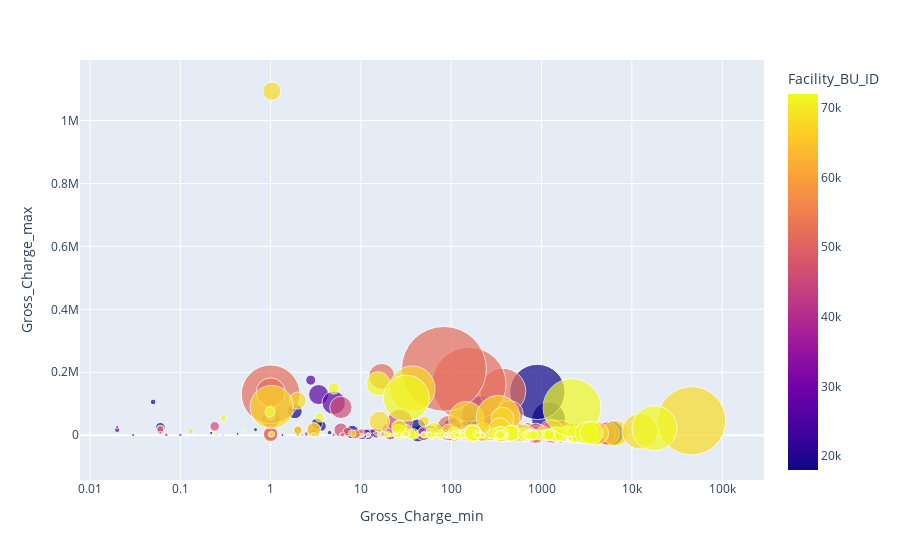

Notebook code cell kept with this figure:
### Code cell


### Figure 1 — Plotly figure (JSON) as saved in the notebook; plotly's stock layout.template omitted (floating-point values rounded to 4 significant figures; data arrays with more than 128 entries replaced by an {"elided": "..."} marker saying what was removed)
{"data": [{"hovertemplate": "<b>%{hovertext}</b><br><br>Gross_Charge_min=%{x}<br>Gross_Charge_max=%{y}<br>Gross_Charge_mean=%{marker.size}<br>Facility_BU_ID=%{marker.color}<extra></extra>", "hovertext": {"elided": "812 int values"}, "legendgroup": "", "marker": {"color": {"elided": "812 int values"}, "coloraxis": "coloraxis", "size": {"elided": "812 float values"}, "sizemode": "area", "sizeref": 19.6, "symbol": "circle"}, "mode": "markers", "name": "", "orientation": "v", "showlegend": false, "type": "scatter", "x": {"elided": "812 float values"}, "xaxis": "x", "y": {"elided": "812 float values"}, "yaxis": "y"}], "layout": {"coloraxis": {"colorbar": {"title": {"text": "Facility_BU_ID"}}, "colorscale": [[0, "#0d0887"], [0.1111, "#46039f"], [0.2222, "#7201a8"], [0.3333, "#9c179e"], [0.4444, "#bd3786"], [0.5556, "#d8576b"], [0.6667, "#ed7953"], [0.7778, "#fb9f3a"], [0.8889, "#fdca26"], [1, "#f0f921"]]}, "legend": {"itemsizing": "constant", "tracegroupgap": 0}, "margin": {"t": 60}, "xaxis": {"anchor": "y", "domain": [0, 1], "title": {"text": "Gross_Charge_min"}, "type": "log"}, "yaxis": {"anchor": "x", "domain": [0, 1], "title": {"text": "Gross_Charge_max"}}}}
